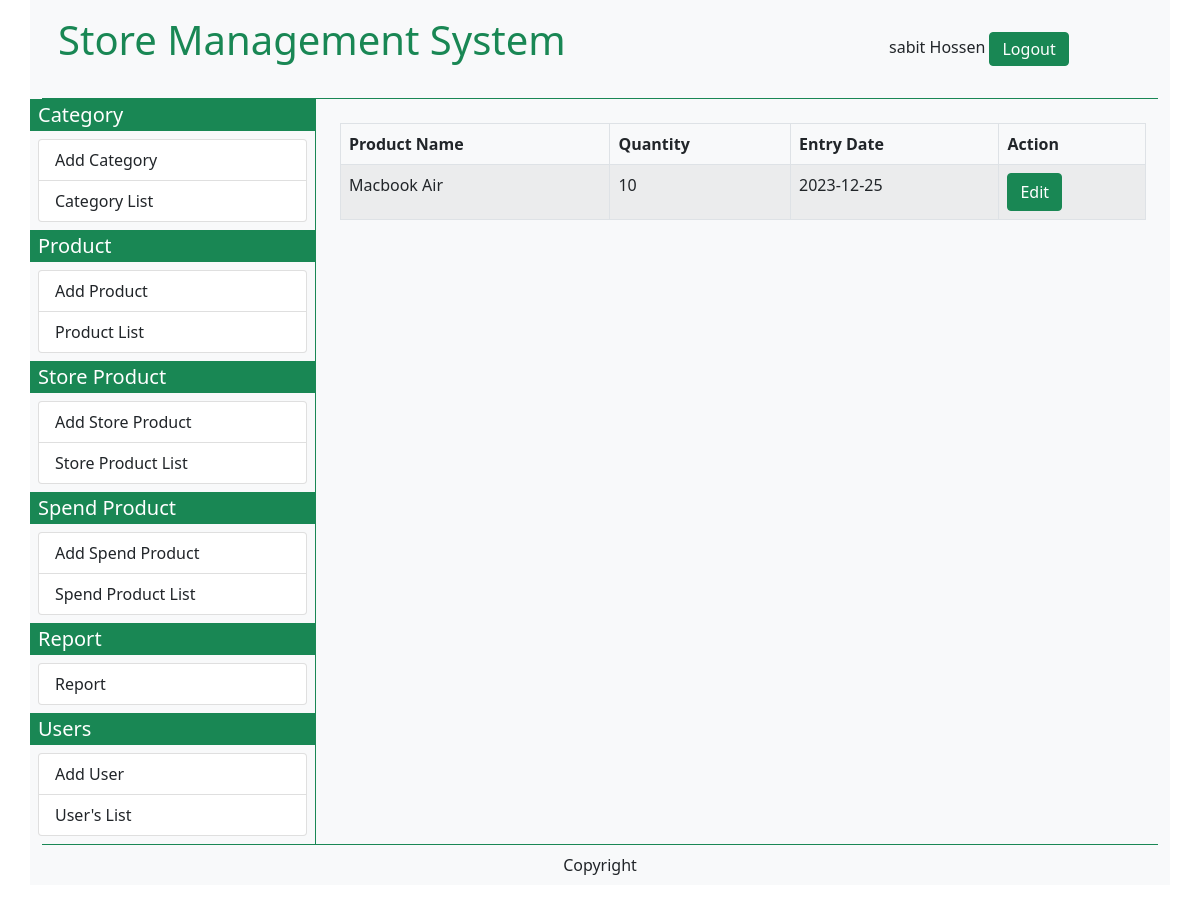
The page /list_of_spend_product.php (signed in) on the database its author committed.
### tables this page shows
CREATE TABLE `spend_product` (
  `spend_product_id` int(11) NOT NULL,
  `spend_product_name` varchar(20) NOT NULL,
  `spend_product_quantity` int(11) NOT NULL,
  `spend_product_entry_date` varchar(10) NOT NULL
);

### list_of_spend_product.php (the view, shortened to what this page needs)
<?php
$user_first_name = $_SESSION['user_first_name'];
$user_last_name = $_SESSION['user_last_name'];
if (!empty($user_first_name) && !empty($user_last_name)) {
    require('connection.php');
    ?>
    <!DOCTYPE html>
    <html>
    <head>
        <link href="https://cdn.jsdelivr.net/npm/bootstrap@5.0.2/dist/css/bootstrap.min.css" rel="stylesheet"
>
        <link rel="stylesheet" href="https://use.fontawesome.com/releases/v5.15.4/css/all.css"
 />
    </head>
    <body>
        <div class="container bg-light">
            <div class="container-foulid border-bottom border-success">
                <?php include('topbar.php'); ?>
            </div>
            <div class="container-foulid">
                <div class="row">
                    <div class="col-sm-3 bg-light p-0 m-0">
                        <?php include('leftbar.php'); ?>
                    </div>
                    <div class="col-sm-9 border-start border-success">
                        <div class="row p-4">
                            <?php
                            $sql = "SELECT * FROM spend_product";
                            $query = $conn->query($sql);
                            echo "<table class='table table-bordered table-striped'>
                                    <thead>
                                        <tr>
                                            <th>Product Name</th>
                                            <th>Quantity</th>
                                            <th>Entry Date</th>
                                            <th>Action</th>
                                        </tr>
                                    </thead>
                                    <tbody>";
                            while ($data = mysqli_fetch_assoc($query)) {
                                $spend_product_id = $data['spend_product_id'];
                                $spend_product_name = $data['spend_product_name'];
                                $spend_product_quantity = $data['spend_product_quantity'];
                                $spend_product_entry_date = $data['spend_product_entry_date'];
                                echo "<tr>
                                        <td>$spend_product_name</td>
                                        <td>$spend_product_quantity</td>
                                        <td>$spend_product_entry_date</td>
                                        <td><a href='edit_spend_product.php?id=$spend_product_id' class='btn btn-success'>Edit</a></td>
                                    </tr>";
                            }
                            echo "</tbody></table>";
                            ?>
                        </div>
                    </div>
                </div>
            </div>
            <div class="container-foulid border-top border-success">
                <?php include('bottombar.php'); ?>
            </div>
        </div>
    </body>
    </html>
    <?php
} else {
    header('location:login.php');
}
?>

### rows shown on the page
spend_product: spend_product_name "Macbook Air", spend_product_quantity "10", spend_product_entry_date "2023-12-25"

### other values the page prints
$user_first_name "sabit"
$user_last_name "Hossen"
